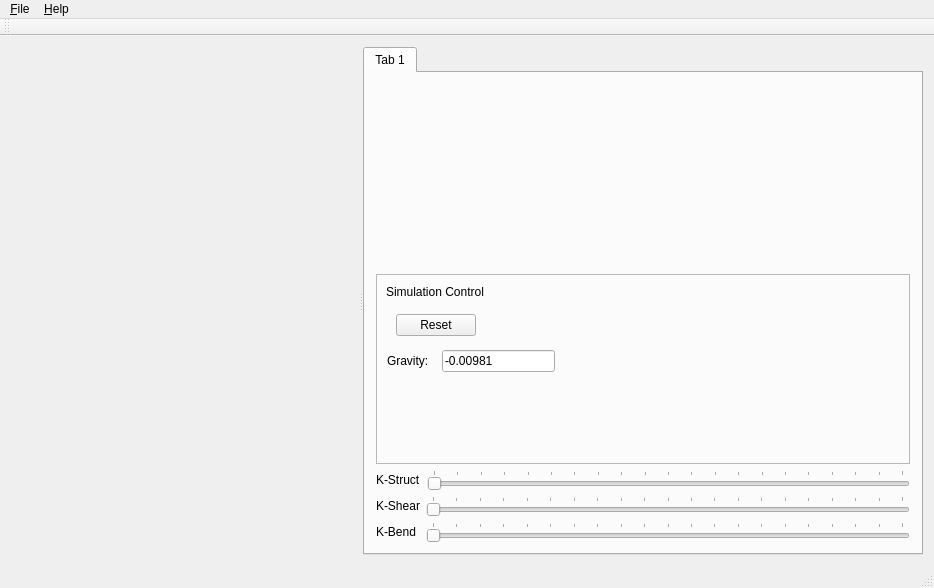
<?xml version="1.0" encoding="UTF-8"?>
<ui version="4.0">
 <class>MainWindow</class>
 <widget class="QMainWindow" name="MainWindow">
  <property name="geometry">
   <rect>
    <x>0</x>
    <y>0</y>
    <width>934</width>
    <height>588</height>
   </rect>
  </property>
  <property name="windowTitle">
   <string>Qt with OpenGL</string>
  </property>
  <widget class="QWidget" name="centralWidget">
   <layout class="QVBoxLayout" name="verticalLayout">
    <item>
     <widget class="QSplitter" name="splitter">
      <property name="orientation">
       <enum>Qt::Horizontal</enum>
      </property>
      <widget class="MyOpenGLWidget" name="myOpenGLWidget" native="true"/>
      <widget class="QTabWidget" name="tabWidget">
       <property name="sizePolicy">
        <sizepolicy hsizetype="Expanding" vsizetype="Expanding">
         <horstretch>0</horstretch>
         <verstretch>0</verstretch>
        </sizepolicy>
       </property>
       <widget class="QWidget" name="tabWidgetPage1">
        <attribute name="title">
         <string>Tab 1</string>
        </attribute>
        <layout class="QVBoxLayout" name="verticalLayout_2">
         <item>
          <spacer name="verticalSpacer">
           <property name="orientation">
            <enum>Qt::Vertical</enum>
           </property>
           <property name="sizeHint" stdset="0">
            <size>
             <width>20</width>
             <height>40</height>
            </size>
           </property>
          </spacer>
         </item>
         <item>
          <widget class="QFrame" name="frame">
           <property name="sizePolicy">
            <sizepolicy hsizetype="Preferred" vsizetype="Expanding">
             <horstretch>0</horstretch>
             <verstretch>0</verstretch>
            </sizepolicy>
           </property>
           <property name="minimumSize">
            <size>
             <width>0</width>
             <height>10</height>
            </size>
           </property>
           <property name="frameShape">
            <enum>QFrame::StyledPanel</enum>
           </property>
           <property name="frameShadow">
            <enum>QFrame::Raised</enum>
           </property>
           <widget class="QPushButton" name="pushButton">
            <property name="geometry">
             <rect>
              <x>20</x>
              <y>40</y>
              <width>80</width>
              <height>22</height>
             </rect>
            </property>
            <property name="text">
             <string>Reset</string>
            </property>
           </widget>
           <widget class="QLabel" name="label_4">
            <property name="geometry">
             <rect>
              <x>10</x>
              <y>10</y>
              <width>111</width>
              <height>16</height>
             </rect>
            </property>
            <property name="text">
             <string>Simulation Control</string>
            </property>
           </widget>
           <widget class="QLabel" name="label_5">
            <property name="geometry">
             <rect>
              <x>11</x>
              <y>80</y>
              <width>59</width>
              <height>14</height>
             </rect>
            </property>
            <property name="text">
             <string>Gravity:</string>
            </property>
           </widget>
           <widget class="QLineEdit" name="lineEdit">
            <property name="geometry">
             <rect>
              <x>66</x>
              <y>76</y>
              <width>113</width>
              <height>22</height>
             </rect>
            </property>
            <property name="text">
             <string>-0.00981</string>
            </property>
           </widget>
          </widget>
         </item>
         <item>
          <layout class="QHBoxLayout" name="horizontalLayout_3">
           <item>
            <widget class="QLabel" name="label_3">
             <property name="text">
              <string>K-Struct</string>
             </property>
            </widget>
           </item>
           <item>
            <widget class="QSlider" name="horizontalSlider_3">
             <property name="maximum">
              <number>100</number>
             </property>
             <property name="orientation">
              <enum>Qt::Horizontal</enum>
             </property>
             <property name="tickPosition">
              <enum>QSlider::TicksAbove</enum>
             </property>
             <property name="tickInterval">
              <number>5</number>
             </property>
            </widget>
           </item>
          </layout>
         </item>
         <item>
          <layout class="QHBoxLayout" name="horizontalLayout_2">
           <item>
            <widget class="QLabel" name="label_2">
             <property name="text">
              <string>K-Shear</string>
             </property>
            </widget>
           </item>
           <item>
            <widget class="QSlider" name="horizontalSlider_2">
             <property name="maximum">
              <number>100</number>
             </property>
             <property name="orientation">
              <enum>Qt::Horizontal</enum>
             </property>
             <property name="tickPosition">
              <enum>QSlider::TicksAbove</enum>
             </property>
             <property name="tickInterval">
              <number>5</number>
             </property>
            </widget>
           </item>
          </layout>
         </item>
         <item>
          <layout class="QHBoxLayout" name="horizontalLayout">
           <item>
            <widget class="QLabel" name="label">
             <property name="text">
              <string>K-Bend </string>
             </property>
            </widget>
           </item>
           <item>
            <widget class="QSlider" name="horizontalSlider">
             <property name="maximum">
              <number>100</number>
             </property>
             <property name="orientation">
              <enum>Qt::Horizontal</enum>
             </property>
             <property name="tickPosition">
              <enum>QSlider::TicksAbove</enum>
             </property>
             <property name="tickInterval">
              <number>5</number>
             </property>
            </widget>
           </item>
          </layout>
         </item>
        </layout>
       </widget>
      </widget>
     </widget>
    </item>
   </layout>
  </widget>
  <widget class="QMenuBar" name="menuBar">
   <property name="geometry">
    <rect>
     <x>0</x>
     <y>0</y>
     <width>934</width>
     <height>19</height>
    </rect>
   </property>
   <widget class="QMenu" name="menuFile">
    <property name="title">
     <string>&amp;File</string>
    </property>
    <addaction name="actionOpen"/>
    <addaction name="actionE_xit"/>
   </widget>
   <widget class="QMenu" name="menuAbout">
    <property name="title">
     <string>&amp;Help</string>
    </property>
    <addaction name="actionAbout"/>
   </widget>
   <addaction name="menuFile"/>
   <addaction name="menuAbout"/>
  </widget>
  <widget class="QToolBar" name="mainToolBar">
   <attribute name="toolBarArea">
    <enum>TopToolBarArea</enum>
   </attribute>
   <attribute name="toolBarBreak">
    <bool>false</bool>
   </attribute>
  </widget>
  <widget class="QStatusBar" name="statusBar"/>
  <action name="actionOpen">
   <property name="text">
    <string>&amp;Open...</string>
   </property>
   <property name="shortcut">
    <string>Ctrl+O</string>
   </property>
  </action>
  <action name="actionAbout">
   <property name="text">
    <string>About</string>
   </property>
  </action>
  <action name="actionE_xit">
   <property name="text">
    <string>E&amp;xit</string>
   </property>
  </action>
 </widget>
 <layoutdefault spacing="6" margin="11"/>
 <customwidgets>
  <customwidget>
   <class>MyOpenGLWidget</class>
   <extends>QWidget</extends>
   <header>myopenglwidget.h</header>
   <container>1</container>
   <slots>
    <slot>setZRotation(int)</slot>
    <slot>setYRotation(int)</slot>
    <slot>setXRotation(int)</slot>
   </slots>
  </customwidget>
 </customwidgets>
 <resources/>
 <connections/>
</ui>
